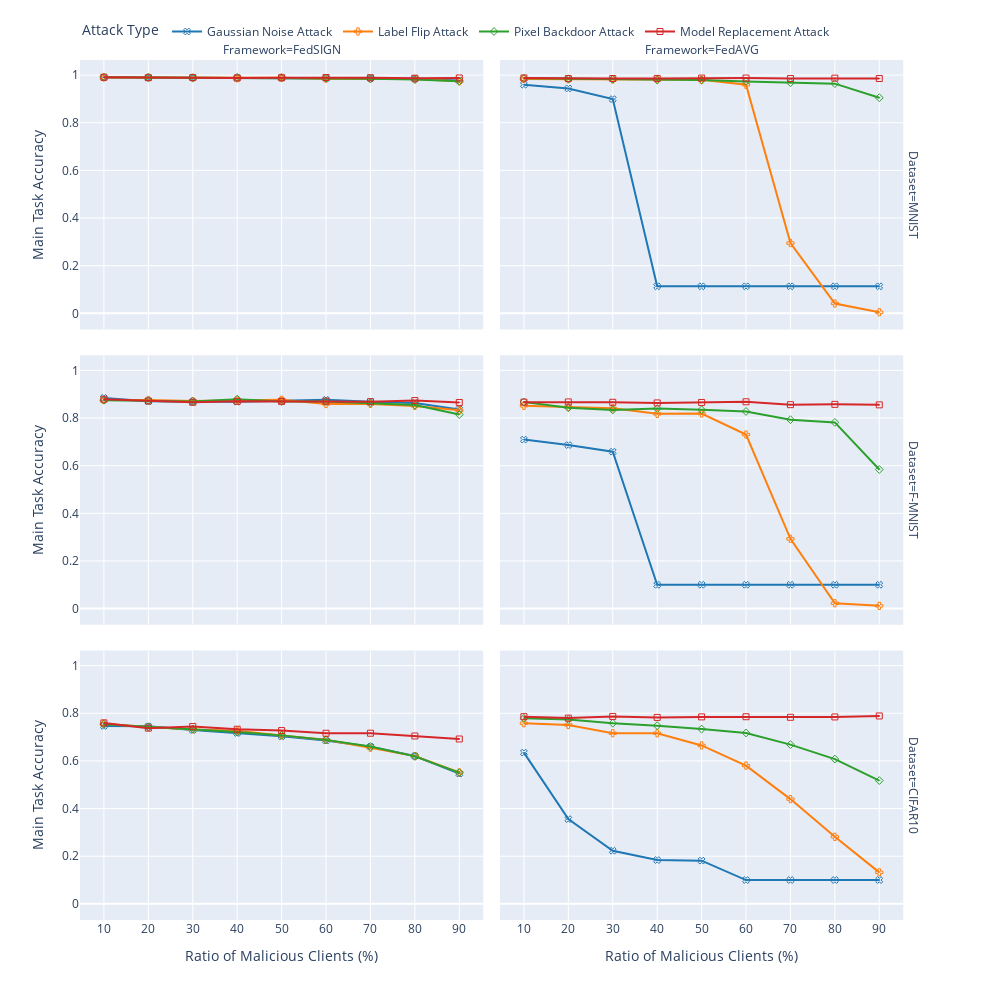

The notebook cell saved with this chart:
### Code cell
import plotly
colors = plotly.colors.DEFAULT_PLOTLY_COLORS
fig = px.line(all_data, x="Ratio of Malicious Clients (%)", y="Main Task Accuracy", color='Attack Type',symbol="Attack Type", facet_row='Dataset',facet_col='Framework'
                ,markers=True,symbol_sequence=['x-open-dot','cross-open-dot','diamond-open-dot','square-open-dot'],color_discrete_sequence=colors)
fig.update_layout(height=1000,width=1000,legend=dict(orientation="h",y=1.05),)
xx = [0,10,20,30,40,50,60,70,80,90]
fig.update_xaxes(tickvals=xx)
fig.show()
fig.write_image('./r_diff_dataset_main.png', scale=4)

### Figure 1 — Plotly figure (JSON) as saved in the notebook; plotly's stock layout.template omitted (floating-point values rounded to 4 significant figures)
{"data": [{"hovertemplate": "Attack Type=Gaussian Noise Attack<br>Dataset=MNIST<br>Framework=FedSIGN<br>Ratio of Malicious Clients (%)=%{x}<br>Main Task Accuracy=%{y}<extra></extra>", "legendgroup": "Gaussian Noise Attack", "line": {"color": "rgb(31, 119, 180)", "dash": "solid"}, "marker": {"symbol": "x-open-dot"}, "mode": "markers+lines", "name": "Gaussian Noise Attack", "orientation": "v", "showlegend": true, "type": "scatter", "x": [10, 20, 30, 40, 50, 60, 70, 80, 90], "xaxis": "x5", "y": [0.99, 0.9889, 0.9891, 0.988, 0.9885, 0.9863, 0.9859, 0.9846, 0.9771], "yaxis": "y5"}, {"hovertemplate": "Attack Type=Gaussian Noise Attack<br>Dataset=MNIST<br>Framework=FedAVG<br>Ratio of Malicious Clients (%)=%{x}<br>Main Task Accuracy=%{y}<extra></extra>", "legendgroup": "Gaussian Noise Attack", "line": {"color": "rgb(31, 119, 180)", "dash": "solid"}, "marker": {"symbol": "x-open-dot"}, "mode": "markers+lines", "name": "Gaussian Noise Attack", "orientation": "v", "showlegend": false, "type": "scatter", "x": [10, 20, 30, 40, 50, 60, 70, 80, 90], "xaxis": "x6", "y": [0.9598, 0.9439, 0.8992, 0.1135, 0.1135, 0.1135, 0.1135, 0.1135, 0.1135], "yaxis": "y6"}, {"hovertemplate": "Attack Type=Gaussian Noise Attack<br>Dataset=F-MNIST<br>Framework=FedSIGN<br>Ratio of Malicious Clients (%)=%{x}<br>Main Task Accuracy=%{y}<extra></extra>", "legendgroup": "Gaussian Noise Attack", "line": {"color": "rgb(31, 119, 180)", "dash": "solid"}, "marker": {"symbol": "x-open-dot"}, "mode": "markers+lines", "name": "Gaussian Noise Attack", "orientation": "v", "showlegend": false, "type": "scatter", "x": [10, 20, 30, 40, 50, 60, 70, 80, 90], "xaxis": "x3", "y": [0.8843, 0.8704, 0.8684, 0.8683, 0.8719, 0.8761, 0.8681, 0.8629, 0.8361], "yaxis": "y3"}, {"hovertemplate": "Attack Type=Gaussian Noise Attack<br>Dataset=F-MNIST<br>Framework=FedAVG<br>Ratio of Malicious Clients (%)=%{x}<br>Main Task Accuracy=%{y}<extra></extra>", "legendgroup": "Gaussian Noise Attack", "line": {"color": "rgb(31, 119, 180)", "dash": "solid"}, "marker": {"symbol": "x-open-dot"}, "mode": "markers+lines", "name": "Gaussian Noise Attack", "orientation": "v", "showlegend": false, "type": "scatter", "x": [10, 20, 30, 40, 50, 60, 70, 80, 90], "xaxis": "x4", "y": [0.7094, 0.6863, 0.6586, 0.1, 0.1, 0.1, 0.1, 0.1, 0.1], "yaxis": "y4"}, {"hovertemplate": "Attack Type=Gaussian Noise Attack<br>Dataset=CIFAR10<br>Framework=FedSIGN<br>Ratio of Malicious Clients (%)=%{x}<br>Main Task Accuracy=%{y}<extra></extra>", "legendgroup": "Gaussian Noise Attack", "line": {"color": "rgb(31, 119, 180)", "dash": "solid"}, "marker": {"symbol": "x-open-dot"}, "mode": "markers+lines", "name": "Gaussian Noise Attack", "orientation": "v", "showlegend": false, "type": "scatter", "x": [10, 20, 30, 40, 50, 60, 70, 80, 90], "xaxis": "x", "y": [0.7466, 0.7451, 0.7297, 0.7172, 0.7035, 0.6853, 0.6599, 0.6205, 0.5468], "yaxis": "y"}, {"hovertemplate": "Attack Type=Gaussian Noise Attack<br>Dataset=CIFAR10<br>Framework=FedAVG<br>Ratio of Malicious Clients (%)=%{x}<br>Main Task Accuracy=%{y}<extra></extra>", "legendgroup": "Gaussian Noise Attack", "line": {"color": "rgb(31, 119, 180)", "dash": "solid"}, "marker": {"symbol": "x-open-dot"}, "mode": "markers+lines", "name": "Gaussian Noise Attack", "orientation": "v", "showlegend": false, "type": "scatter", "x": [10, 20, 30, 40, 50, 60, 70, 80, 90], "xaxis": "x2", "y": [0.6348, 0.3557, 0.2231, 0.1837, 0.1814, 0.1, 0.1, 0.1, 0.1], "yaxis": "y2"}, {"hovertemplate": "Attack Type=Label Flip Attack<br>Dataset=MNIST<br>Framework=FedSIGN<br>Ratio of Malicious Clients (%)=%{x}<br>Main Task Accuracy=%{y}<extra></extra>", "legendgroup": "Label Flip Attack", "line": {"color": "rgb(255, 127, 14)", "dash": "solid"}, "marker": {"symbol": "cross-open-dot"}, "mode": "markers+lines", "name": "Label Flip Attack", "orientation": "v", "showlegend": true, "type": "scatter", "x": [10, 20, 30, 40, 50, 60, 70, 80, 90], "xaxis": "x5", "y": [0.9903, 0.9899, 0.9885, 0.9865, 0.9888, 0.9846, 0.9854, 0.9834, 0.9738], "yaxis": "y5"}, {"hovertemplate": "Attack Type=Label Flip Attack<br>Dataset=MNIST<br>Framework=FedAVG<br>Ratio of Malicious Clients (%)=%{x}<br>Main Task Accuracy=%{y}<extra></extra>", "legendgroup": "Label Flip Attack", "line": {"color": "rgb(255, 127, 14)", "dash": "solid"}, "marker": {"symbol": "cross-open-dot"}, "mode": "markers+lines", "name": "Label Flip Attack", "orientation": "v", "showlegend": false, "type": "scatter", "x": [10, 20, 30, 40, 50, 60, 70, 80, 90], "xaxis": "x6", "y": [0.9833, 0.9825, 0.9813, 0.9819, 0.9799, 0.9594, 0.2949, 0.0414, 0.0046], "yaxis": "y6"}, {"hovertemplate": "Attack Type=Label Flip Attack<br>Dataset=F-MNIST<br>Framework=FedSIGN<br>Ratio of Malicious Clients (%)=%{x}<br>Main Task Accuracy=%{y}<extra></extra>", "legendgroup": "Label Flip Attack", "line": {"color": "rgb(255, 127, 14)", "dash": "solid"}, "marker": {"symbol": "cross-open-dot"}, "mode": "markers+lines", "name": "Label Flip Attack", "orientation": "v", "showlegend": false, "type": "scatter", "x": [10, 20, 30, 40, 50, 60, 70, 80, 90], "xaxis": "x3", "y": [0.8753, 0.8756, 0.8711, 0.8746, 0.8766, 0.8587, 0.8592, 0.8506, 0.8325], "yaxis": "y3"}, {"hovertemplate": "Attack Type=Label Flip Attack<br>Dataset=F-MNIST<br>Framework=FedAVG<br>Ratio of Malicious Clients (%)=%{x}<br>Main Task Accuracy=%{y}<extra></extra>", "legendgroup": "Label Flip Attack", "line": {"color": "rgb(255, 127, 14)", "dash": "solid"}, "marker": {"symbol": "cross-open-dot"}, "mode": "markers+lines", "name": "Label Flip Attack", "orientation": "v", "showlegend": false, "type": "scatter", "x": [10, 20, 30, 40, 50, 60, 70, 80, 90], "xaxis": "x4", "y": [0.8513, 0.8464, 0.8405, 0.8174, 0.8188, 0.7306, 0.2929, 0.0224, 0.0115], "yaxis": "y4"}, {"hovertemplate": "Attack Type=Label Flip Attack<br>Dataset=CIFAR10<br>Framework=FedSIGN<br>Ratio of Malicious Clients (%)=%{x}<br>Main Task Accuracy=%{y}<extra></extra>", "legendgroup": "Label Flip Attack", "line": {"color": "rgb(255, 127, 14)", "dash": "solid"}, "marker": {"symbol": "cross-open-dot"}, "mode": "markers+lines", "name": "Label Flip Attack", "orientation": "v", "showlegend": false, "type": "scatter", "x": [10, 20, 30, 40, 50, 60, 70, 80, 90], "xaxis": "x", "y": [0.7561, 0.7419, 0.7321, 0.7265, 0.7072, 0.6887, 0.6553, 0.6202, 0.5517], "yaxis": "y"}, {"hovertemplate": "Attack Type=Label Flip Attack<br>Dataset=CIFAR10<br>Framework=FedAVG<br>Ratio of Malicious Clients (%)=%{x}<br>Main Task Accuracy=%{y}<extra></extra>", "legendgroup": "Label Flip Attack", "line": {"color": "rgb(255, 127, 14)", "dash": "solid"}, "marker": {"symbol": "cross-open-dot"}, "mode": "markers+lines", "name": "Label Flip Attack", "orientation": "v", "showlegend": false, "type": "scatter", "x": [10, 20, 30, 40, 50, 60, 70, 80, 90], "xaxis": "x2", "y": [0.758, 0.7509, 0.7161, 0.7159, 0.665, 0.5804, 0.4398, 0.2814, 0.1323], "yaxis": "y2"}, {"hovertemplate": "Attack Type=Pixel Backdoor Attack<br>Dataset=MNIST<br>Framework=FedSIGN<br>Ratio of Malicious Clients (%)=%{x}<br>Main Task Accuracy=%{y}<extra></extra>", "legendgroup": "Pixel Backdoor Attack", "line": {"color": "rgb(44, 160, 44)", "dash": "solid"}, "marker": {"symbol": "diamond-open-dot"}, "mode": "markers+lines", "name": "Pixel Backdoor Attack", "orientation": "v", "showlegend": true, "type": "scatter", "x": [10, 20, 30, 40, 50, 60, 70, 80, 90], "xaxis": "x5", "y": [0.991, 0.99, 0.9887, 0.9904, 0.9883, 0.987, 0.9845, 0.9811, 0.9746], "yaxis": "y5"}, {"hovertemplate": "Attack Type=Pixel Backdoor Attack<br>Dataset=MNIST<br>Framework=FedAVG<br>Ratio of Malicious Clients (%)=%{x}<br>Main Task Accuracy=%{y}<extra></extra>", "legendgroup": "Pixel Backdoor Attack", "line": {"color": "rgb(44, 160, 44)", "dash": "solid"}, "marker": {"symbol": "diamond-open-dot"}, "mode": "markers+lines", "name": "Pixel Backdoor Attack", "orientation": "v", "showlegend": false, "type": "scatter", "x": [10, 20, 30, 40, 50, 60, 70, 80, 90], "xaxis": "x6", "y": [0.9865, 0.9842, 0.9825, 0.979, 0.9796, 0.9731, 0.9679, 0.9641, 0.9048], "yaxis": "y6"}, {"hovertemplate": "Attack Type=Pixel Backdoor Attack<br>Dataset=F-MNIST<br>Framework=FedSIGN<br>Ratio of Malicious Clients (%)=%{x}<br>Main Task Accuracy=%{y}<extra></extra>", "legendgroup": "Pixel Backdoor Attack", "line": {"color": "rgb(44, 160, 44)", "dash": "solid"}, "marker": {"symbol": "diamond-open-dot"}, "mode": "markers+lines", "name": "Pixel Backdoor Attack", "orientation": "v", "showlegend": false, "type": "scatter", "x": [10, 20, 30, 40, 50, 60, 70, 80, 90], "xaxis": "x3", "y": [0.8747, 0.8722, 0.8695, 0.8792, 0.8693, 0.8694, 0.8633, 0.8542, 0.8144], "yaxis": "y3"}, {"hovertemplate": "Attack Type=Pixel Backdoor Attack<br>Dataset=F-MNIST<br>Framework=FedAVG<br>Ratio of Malicious Clients (%)=%{x}<br>Main Task Accuracy=%{y}<extra></extra>", "legendgroup": "Pixel Backdoor Attack", "line": {"color": "rgb(44, 160, 44)", "dash": "solid"}, "marker": {"symbol": "diamond-open-dot"}, "mode": "markers+lines", "name": "Pixel Backdoor Attack", "orientation": "v", "showlegend": false, "type": "scatter", "x": [10, 20, 30, 40, 50, 60, 70, 80, 90], "xaxis": "x4", "y": [0.8672, 0.8429, 0.834, 0.8394, 0.8342, 0.8275, 0.7931, 0.7815, 0.5839], "yaxis": "y4"}, {"hovertemplate": "Attack Type=Pixel Backdoor Attack<br>Dataset=CIFAR10<br>Framework=FedSIGN<br>Ratio of Malicious Clients (%)=%{x}<br>Main Task Accuracy=%{y}<extra></extra>", "legendgroup": "Pixel Backdoor Attack", "line": {"color": "rgb(44, 160, 44)", "dash": "solid"}, "marker": {"symbol": "diamond-open-dot"}, "mode": "markers+lines", "name": "Pixel Backdoor Attack", "orientation": "v", "showlegend": false, "type": "scatter", "x": [10, 20, 30, 40, 50, 60, 70, 80, 90], "xaxis": "x", "y": [0.7536, 0.7432, 0.734, 0.7211, 0.7072, 0.6883, 0.6607, 0.6192, 0.5507], "yaxis": "y"}, {"hovertemplate": "Attack Type=Pixel Backdoor Attack<br>Dataset=CIFAR10<br>Framework=FedAVG<br>Ratio of Malicious Clients (%)=%{x}<br>Main Task Accuracy=%{y}<extra></extra>", "legendgroup": "Pixel Backdoor Attack", "line": {"color": "rgb(44, 160, 44)", "dash": "solid"}, "marker": {"symbol": "diamond-open-dot"}, "mode": "markers+lines", "name": "Pixel Backdoor Attack", "orientation": "v", "showlegend": false, "type": "scatter", "x": [10, 20, 30, 40, 50, 60, 70, 80, 90], "xaxis": "x2", "y": [0.7786, 0.7741, 0.7582, 0.7481, 0.7338, 0.7173, 0.6684, 0.6077, 0.5176], "yaxis": "y2"}, {"hovertemplate": "Attack Type=Model Replacement Attack<br>Dataset=MNIST<br>Framework=FedSIGN<br>Ratio of Malicious Clients (%)=%{x}<br>Main Task Accuracy=%{y}<extra></extra>", "legendgroup": "Model Replacement Attack", "line": {"color": "rgb(214, 39, 40)", "dash": "solid"}, "marker": {"symbol": "square-open-dot"}, "mode": "markers+lines", "name": "Model Replacement Attack", "orientation": "v", "showlegend": true, "type": "scatter", "x": [10, 20, 30, 40, 50, 60, 70, 80, 90], "xaxis": "x5", "y": [0.9908, 0.9893, 0.9896, 0.9879, 0.9891, 0.9898, 0.9889, 0.987, 0.9879], "yaxis": "y5"}, {"hovertemplate": "Attack Type=Model Replacement Attack<br>Dataset=MNIST<br>Framework=FedAVG<br>Ratio of Malicious Clients (%)=%{x}<br>Main Task Accuracy=%{y}<extra></extra>", "legendgroup": "Model Replacement Attack", "line": {"color": "rgb(214, 39, 40)", "dash": "solid"}, "marker": {"symbol": "square-open-dot"}, "mode": "markers+lines", "name": "Model Replacement Attack", "orientation": "v", "showlegend": false, "type": "scatter", "x": [10, 20, 30, 40, 50, 60, 70, 80, 90], "xaxis": "x6", "y": [0.9879, 0.9853, 0.9857, 0.9859, 0.9874, 0.9875, 0.9857, 0.9871, 0.9856], "yaxis": "y6"}, {"hovertemplate": "Attack Type=Model Replacement Attack<br>Dataset=F-MNIST<br>Framework=FedSIGN<br>Ratio of Malicious Clients (%)=%{x}<br>Main Task Accuracy=%{y}<extra></extra>", "legendgroup": "Model Replacement Attack", "line": {"color": "rgb(214, 39, 40)", "dash": "solid"}, "marker": {"symbol": "square-open-dot"}, "mode": "markers+lines", "name": "Model Replacement Attack", "orientation": "v", "showlegend": false, "type": "scatter", "x": [10, 20, 30, 40, 50, 60, 70, 80, 90], "xaxis": "x3", "y": [0.8786, 0.8715, 0.8661, 0.8701, 0.8697, 0.8707, 0.8685, 0.8733, 0.8652], "yaxis": "y3"}, {"hovertemplate": "Attack Type=Model Replacement Attack<br>Dataset=F-MNIST<br>Framework=FedAVG<br>Ratio of Malicious Clients (%)=%{x}<br>Main Task Accuracy=%{y}<extra></extra>", "legendgroup": "Model Replacement Attack", "line": {"color": "rgb(214, 39, 40)", "dash": "solid"}, "marker": {"symbol": "square-open-dot"}, "mode": "markers+lines", "name": "Model Replacement Attack", "orientation": "v", "showlegend": false, "type": "scatter", "x": [10, 20, 30, 40, 50, 60, 70, 80, 90], "xaxis": "x4", "y": [0.8666, 0.8675, 0.866, 0.8632, 0.8652, 0.8681, 0.856, 0.8572, 0.8551], "yaxis": "y4"}, {"hovertemplate": "Attack Type=Model Replacement Attack<br>Dataset=CIFAR10<br>Framework=FedSIGN<br>Ratio of Malicious Clients (%)=%{x}<br>Main Task Accuracy=%{y}<extra></extra>", "legendgroup": "Model Replacement Attack", "line": {"color": "rgb(214, 39, 40)", "dash": "solid"}, "marker": {"symbol": "square-open-dot"}, "mode": "markers+lines", "name": "Model Replacement Attack", "orientation": "v", "showlegend": false, "type": "scatter", "x": [10, 20, 30, 40, 50, 60, 70, 80, 90], "xaxis": "x", "y": [0.7596, 0.7376, 0.7443, 0.733, 0.7274, 0.716, 0.7163, 0.7046, 0.692], "yaxis": "y"}, {"hovertemplate": "Attack Type=Model Replacement Attack<br>Dataset=CIFAR10<br>Framework=FedAVG<br>Ratio of Malicious Clients (%)=%{x}<br>Main Task Accuracy=%{y}<extra></extra>", "legendgroup": "Model Replacement Attack", "line": {"color": "rgb(214, 39, 40)", "dash": "solid"}, "marker": {"symbol": "square-open-dot"}, "mode": "markers+lines", "name": "Model Replacement Attack", "orientation": "v", "showlegend": false, "type": "scatter", "x": [10, 20, 30, 40, 50, 60, 70, 80, 90], "xaxis": "x2", "y": [0.7857, 0.7796, 0.7866, 0.7826, 0.7848, 0.7855, 0.7831, 0.7846, 0.7887], "yaxis": "y2"}], "layout": {"annotations": [{"font": {}, "showarrow": false, "text": "Framework=FedSIGN", "x": 0.24, "xanchor": "center", "xref": "paper", "y": 1.0, "yanchor": "bottom", "yref": "paper"}, {"font": {}, "showarrow": false, "text": "Framework=FedAVG", "x": 0.74, "xanchor": "center", "xref": "paper", "y": 1.0, "yanchor": "bottom", "yref": "paper"}, {"font": {}, "showarrow": false, "text": "Dataset=CIFAR10", "textangle": 90, "x": 0.98, "xanchor": "left", "xref": "paper", "y": 0.1567, "yanchor": "middle", "yref": "paper"}, {"font": {}, "showarrow": false, "text": "Dataset=F-MNIST", "textangle": 90, "x": 0.98, "xanchor": "left", "xref": "paper", "y": 0.5, "yanchor": "middle", "yref": "paper"}, {"font": {}, "showarrow": false, "text": "Dataset=MNIST", "textangle": 90, "x": 0.98, "xanchor": "left", "xref": "paper", "y": 0.8433, "yanchor": "middle", "yref": "paper"}], "height": 1000, "legend": {"orientation": "h", "title": {"text": "Attack Type"}, "tracegroupgap": 0, "y": 1.05}, "margin": {"t": 60}, "width": 1000, "xaxis": {"anchor": "y", "domain": [0, 0.48], "tickvals": [0, 10, 20, 30, 40, 50, 60, 70, 80, 90], "title": {"text": "Ratio of Malicious Clients (%)"}}, "xaxis2": {"anchor": "y2", "domain": [0.5, 0.98], "matches": "x", "tickvals": [0, 10, 20, 30, 40, 50, 60, 70, 80, 90], "title": {"text": "Ratio of Malicious Clients (%)"}}, "xaxis3": {"anchor": "y3", "domain": [0, 0.48], "matches": "x", "showticklabels": false, "tickvals": [0, 10, 20, 30, 40, 50, 60, 70, 80, 90]}, "xaxis4": {"anchor": "y4", "domain": [0.5, 0.98], "matches": "x", "showticklabels": false, "tickvals": [0, 10, 20, 30, 40, 50, 60, 70, 80, 90]}, "xaxis5": {"anchor": "y5", "domain": [0, 0.48], "matches": "x", "showticklabels": false, "tickvals": [0, 10, 20, 30, 40, 50, 60, 70, 80, 90]}, "xaxis6": {"anchor": "y6", "domain": [0.5, 0.98], "matches": "x", "showticklabels": false, "tickvals": [0, 10, 20, 30, 40, 50, 60, 70, 80, 90]}, "yaxis": {"anchor": "x", "domain": [0, 0.3133], "title": {"text": "Main Task Accuracy"}}, "yaxis2": {"anchor": "x2", "domain": [0, 0.3133], "matches": "y", "showticklabels": false}, "yaxis3": {"anchor": "x3", "domain": [0.3433, 0.6567], "matches": "y", "title": {"text": "Main Task Accuracy"}}, "yaxis4": {"anchor": "x4", "domain": [0.3433, 0.6567], "matches": "y", "showticklabels": false}, "yaxis5": {"anchor": "x5", "domain": [0.6867, 1.0], "matches": "y", "title": {"text": "Main Task Accuracy"}}, "yaxis6": {"anchor": "x6", "domain": [0.6867, 1.0], "matches": "y", "showticklabels": false}}}
